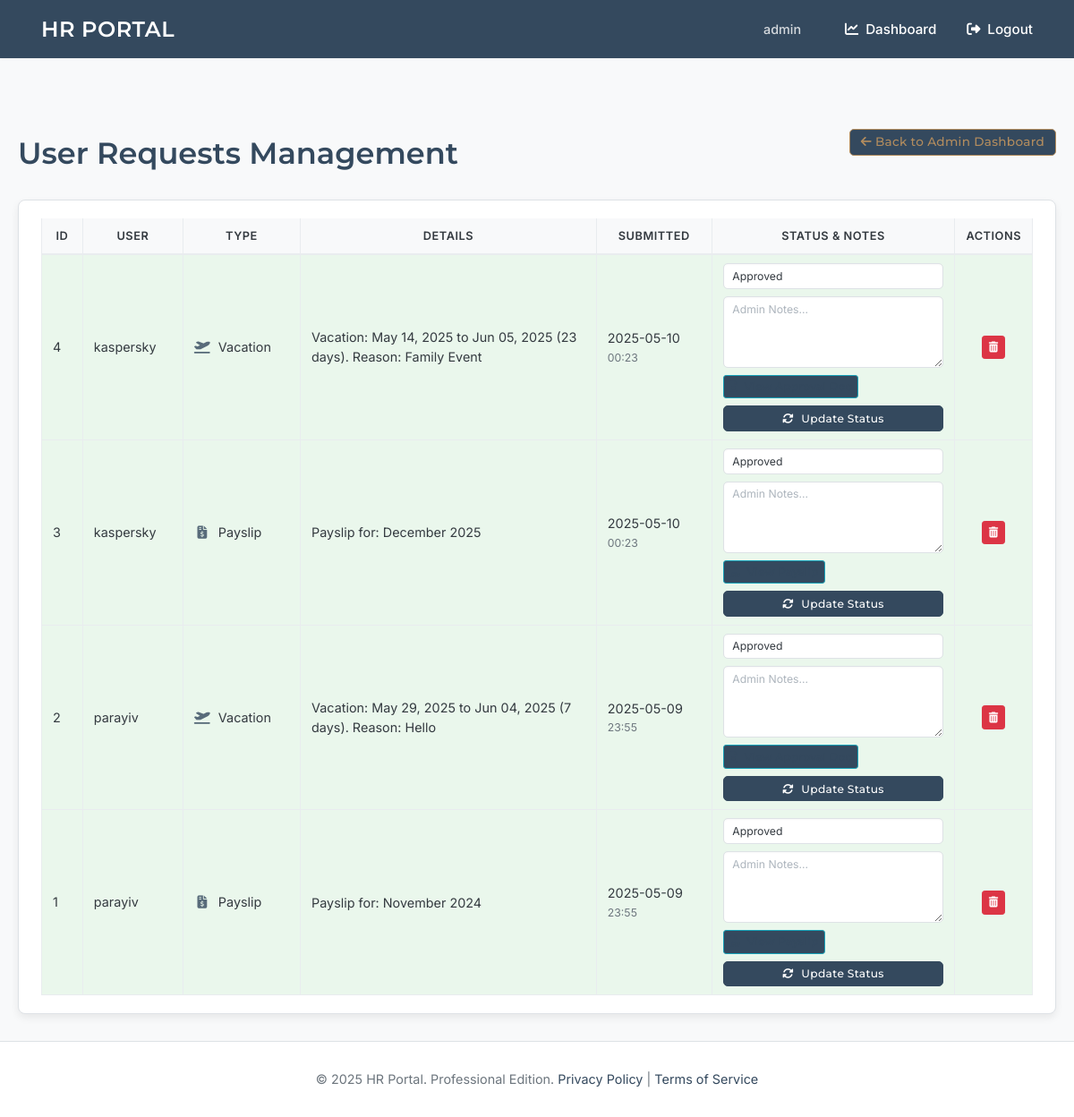
The app's page /admin/requests (signed in), older data.
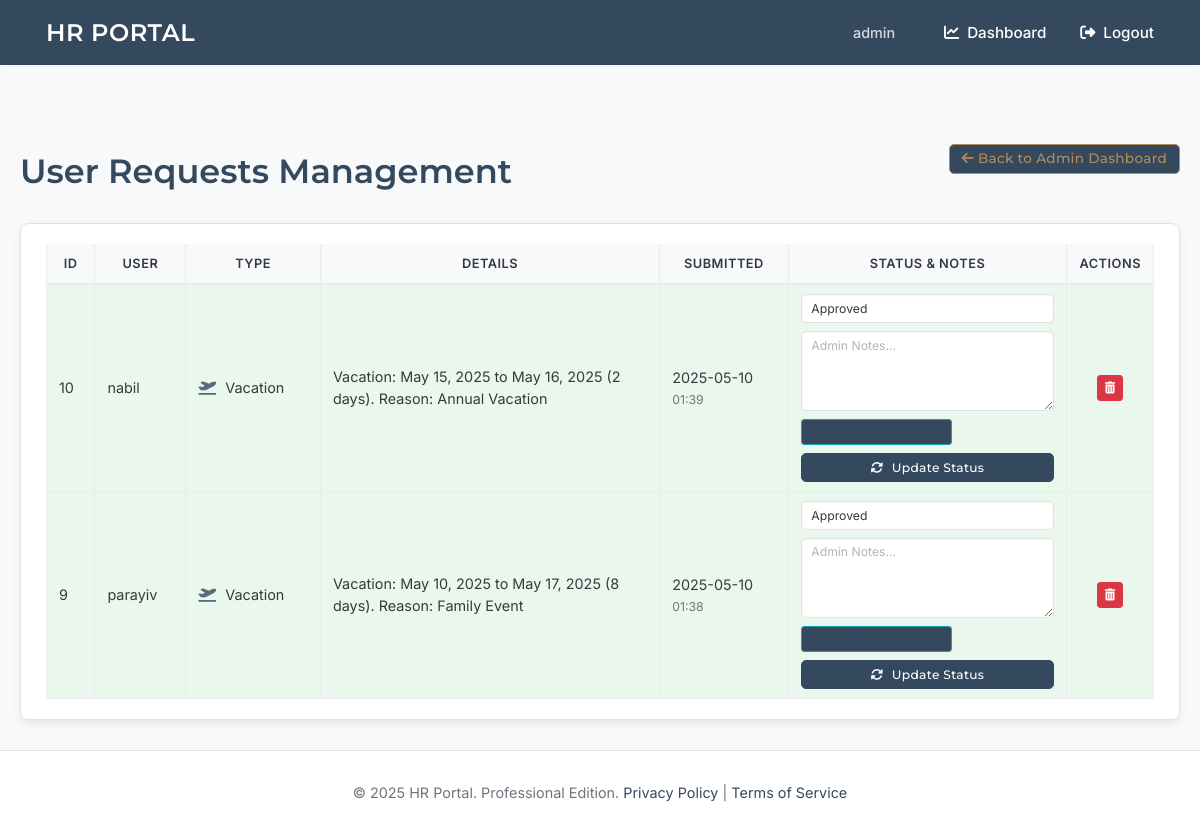
The same page, newer data.
### tables this page shows
CREATE TABLE users (
    id INTEGER PRIMARY KEY AUTOINCREMENT,
    username TEXT UNIQUE NOT NULL,
    password_hash TEXT NOT NULL,
    is_admin BOOLEAN NOT NULL DEFAULT 0,
    full_name TEXT,             -- NEW
    gender TEXT,                -- NEW (e.g., 'male', 'female', 'other', 'prefer_not_to_say')
    department TEXT             -- NEW
);

CREATE TABLE requests (
    id INTEGER PRIMARY KEY AUTOINCREMENT,
    user_id INTEGER NOT NULL,
    request_type TEXT NOT NULL, -- 'payslip', 'vacation'
    details TEXT, -- e.g., month for payslip, dates for vacation
    status TEXT NOT NULL DEFAULT 'pending', -- pending, approved, rejected
    submitted_at DATETIME DEFAULT CURRENT_TIMESTAMP,
    admin_notes TEXT,
    payslip_filename TEXT,
    vacation_approval_filename TEXT, -- NEW: To store the filename of the vacation approval
    FOREIGN KEY (user_id) REFERENCES users (id)
);

### app.py (the view)
@app.route('/admin/requests') # THIS IS THE CORRECT ROUTE DEFINITION
@login_required
@admin_required
def admin_view_requests():      # THIS IS THE CORRECT FUNCTION NAME
    db = get_db()
    requests_raw = db.execute("SELECT r.id, r.request_type, r.details, r.status, r.submitted_at, r.admin_notes, r.payslip_filename, r.vacation_approval_filename, u.username as user_username FROM requests r JOIN users u ON r.user_id = u.id ORDER BY r.status = 'pending' DESC, r.submitted_at DESC").fetchall()
    requests_processed = []
    for row in requests_raw:
        item = dict(row); ts_val = item.get('submitted_at')
        if isinstance(ts_val, datetime): item['submitted_at'] = ts_val
        elif isinstance(ts_val, (str,bytes)): item['submitted_at'] = convert_datetime_iso(ts_val if isinstance(ts_val, bytes) else ts_val.encode())
        else: item['submitted_at'] = None
        requests_processed.append(item)
    return render_template('admin_view_requests.html', requests=requests_processed)

### app.py (called while the page is built)
def get_db():
    if 'db' not in g:
        try:
            os.makedirs(app.instance_path, exist_ok=True)
            os.makedirs(app.config['UPLOAD_FOLDER'], exist_ok=True)
            os.makedirs(app.config['PAYSLIP_UPLOAD_FOLDER'], exist_ok=True)
            os.makedirs(app.config['VACATION_APPROVAL_UPLOAD_FOLDER'], exist_ok=True)
        except OSError as e:
            app.logger.error(f"Error creating instance/upload paths: {e}")
        g.db = sqlite3.connect(app.config['DATABASE'], detect_types=sqlite3.PARSE_DECLTYPES)
        g.db.row_factory = sqlite3.Row
    return g.db

def convert_datetime_iso(val): # Expects bytes
    if not val: return None
    val_str = val.decode()
    try: return datetime.fromisoformat(val_str.replace("Z", "+00:00"))
    except (ValueError, AttributeError):
        try: return datetime.strptime(val_str, "%Y-%m-%d %H:%M:%S.%f")
        except (ValueError, AttributeError):
            try: return datetime.strptime(val_str, "%Y-%m-%d %H:%M:%S")
            except (ValueError, AttributeError): app.logger.warning(f"Could not parse datetime: {val_str}"); return None

def login_required(view):
    @wraps(view)
    def wrapped_view(**kwargs):
        if getattr(g, 'user', None) is None:
            flash('Please log in to access this page.', 'error'); return redirect(url_for('login', next=request.url))
        return view(**kwargs)
    return wrapped_view

def admin_required(view):
    @wraps(view)
    def wrapped_view(**kwargs):
        current_user = getattr(g, 'user', None)
        if not current_user or not current_user['is_admin']:
            flash('Admin access required for this page.', 'error'); return redirect(url_for('dashboard'))
        return view(**kwargs)
    return wrapped_view

@app.before_request
def load_logged_in_user():
    user_id = session.get('user_id'); g.user = None
    if user_id is not None:
        g.user = get_db().execute('SELECT id, username, is_admin, full_name, gender, department FROM users WHERE id = ?', (user_id,)).fetchone()

@app.context_processor
def inject_now(): return {'now': datetime.utcnow()}

@app.template_filter()
@pass_eval_context
def nl2br(eval_ctx, value):
    if not value: return ""
    br = Markup("<br>\n"); str_value = str(value) if not isinstance(value, str) else value
    processed_value = str_value
    if eval_ctx.autoescape: processed_value = escape(str_value)
    result = processed_value.replace('\n', br)
    return Markup(result)

### templates/admin_view_requests.html (shortened to what this page needs)
{% extends 'base.html' %}
{% block content %}
<div class="admin-requests-container">
    <header class="page-header-section">
        <h1 class="page-title">User Requests Management</h1>
        <a href="{{ url_for('dashboard') }}" class="btn btn-sm btn-outline-secondary back-link">
            <i class="fas fa-arrow-left"></i> Back to Admin Dashboard
        </a>
    </header>
    {% if requests %}
        <div class="table-responsive-wrapper professional-panel">
            <table class="professional-table admin-requests-table">
                <thead>
                    <tr>
                        <th>ID</th>
                        <th>User</th>
                        <th>Type</th>
                        <th class="details-col-header">Details</th>
                        <th>Submitted</th>
                        <th class="status-col-header">Status & Notes</th>
                        <th class="actions-col-header">Actions</th>
                    </tr>
                </thead>
                <tbody>
                {% for req in requests %}
                    <tr class="request-row-{{ req.status|lower }}" id="request-{{ req.id }}">
                        <td>{{ req.id }}</td>
                        <td>{{ req.user_username }}</td>
                        <td>
                            <i class="fas {% if req.request_type == 'payslip' %}fa-file-invoice-dollar{% elif req.request_type == 'vacation' %}fa-plane-departure{% else %}fa-clipboard-list{% endif %} fa-fw type-icon"></i>
                            {{ req.request_type|capitalize }}
                        </td>
                        <td class="details-cell">{{ req.details|nl2br }}</td>
                        <td class="date-cell">
                            {% if req.submitted_at %}
                                {{ req.submitted_at.strftime('%Y-%m-%d') }}
                                <span class="time-muted">{{ req.submitted_at.strftime('%H:%M') }}</span>
                            {% else %} N/A {% endif %}
                        </td>
                        <td class="status-actions-cell">
                            <form method="post" action="{{ url_for('admin_update_request_status', request_id=req.id) }}" class="update-status-form">
                                <div class="form-group-compact">
                                    <select name="status" id="status-{{req.id}}" class="form-control form-control-sm status-select">
                                        <option value="approved" {{ 'selected' if req.status == 'approved' }}>Approved</option>
                                    </select>
                                </div>
                                <div class="form-group-compact">
                                    <textarea name="admin_notes" id="admin_notes-{{req.id}}" placeholder="Admin Notes..." class="form-control form-control-sm notes-textarea" rows="2">{{ req.admin_notes or '' }}</textarea>
                                </div>
                                {% if req.request_type == 'payslip' and req.status == 'approved' and req.payslip_filename %}
                                <div class="current-payslip-link" style="margin-top: 8px;">
                                    <a href="{{ url_for('view_payslip', filename=req.payslip_filename) }}" target="_blank" class="btn btn-xs btn-outline-info" title="View generated payslip">
                                        <i class="fas fa-file-pdf"></i> View Payslip
                                    </a>
                                </div>
                                {% endif %}
                                {% if req.request_type == 'vacation' and req.status == 'approved' and req.vacation_approval_filename %}
                                <div class="current-vacation-approval-link" style="margin-top: 8px;">
                                    <a href="{{ url_for('view_vacation_approval', filename=req.vacation_approval_filename) }}" target="_blank" class="btn btn-xs btn-outline-info" title="View vacation approval">
                                        <i class="fas fa-file-alt"></i> View Approval Doc
                                    </a>
                                </div>
                                {% endif %}
                                <button type="submit" class="btn btn-sm btn-primary btn-block update-button" style="margin-top: 8px;">
                                    <i class="fas fa-sync-alt"></i> Update Status
                                </button>
                            </form>
                        </td>
                        <td class="actions-cell-table">
                            <form method="post" action="{{ url_for('admin_delete_request', request_id=req.id) }}" class="delete-request-form"
                                  onsubmit="return confirm('Are you sure you want to permanently delete this request (ID: {{ req.id }})? This action cannot be undone.');">
                                <button type="submit" class="btn btn-xs btn-danger" title="Delete Request">
                                    <i class="fas fa-trash-alt"></i>
                                </button>
                            </form>
                        </td>
                    </tr>
                {% endfor %}
                </tbody>
            </table>
        </div>
    {% endif %}
</div>
{% endblock %}

### templates/base.html (shortened to what this page needs)
<!doctype html>
<html lang="en">
<head>
    <link rel="stylesheet" href="https://cdnjs.cloudflare.com/ajax/libs/font-awesome/6.4.0/css/all.min.css">
    <link rel="stylesheet" href="https://cdn.jsdelivr.net/npm/flatpickr/dist/flatpickr.min.css">
    <link href='https://cdn.jsdelivr.net/npm/fullcalendar@5.11.3/main.min.css' rel='stylesheet' />
</head>
<body>
    <nav class="navbar">
        <a href="{{ url_for('index') }}" class="site-title">HR PORTAL</a>
        <div class="right">
            {% if g.user %}
                <span>{{ g.user.username }}</span>
                <a href="{{ url_for('dashboard') }}"><i class="fas fa-chart-line fa-fw"></i> Dashboard</a>
                <a href="{{ url_for('logout') }}"><i class="fas fa-sign-out-alt fa-fw"></i> Logout</a>
            {% else %}
                <a href="{{ url_for('login') }}"><i class="fas fa-sign-in-alt fa-fw"></i> Login</a>
                <a href="{{ url_for('register') }}"><i class="fas fa-user-plus fa-fw"></i> Register</a>
            {% endif %}
        </div>
    </nav>
    <main class="container">
        {% block content %}{% endblock %}
    </main>
    <footer>
        © {{ now.year if now else '2024' }} HR Portal. Professional Edition.
        <a href="#">Privacy Policy</a> | <a href="#">Terms of Service</a>
    </footer>
</body>
</html>

### templates/base.html (style rules this page uses)
:root { --primary-color: #34495e; --secondary-color: #b28c5e; --accent-color: #48a9a6; --background-color: #f8f9fa; --card-bg: #ffffff; --text-color-dark: #343a40; --text-color-headings: var(--primary-color); --text-color-light: #6c757d; --border-color: #dee2e6; --border-radius-md: 8px; --border-radius-sm: 5px; --shadow-sm: 0 1px 3px rgba(0, 0, 0, 0.05); --shadow-md: 0 4px 10px rgba(0, 0, 0, 0.07); --font-family-headings: 'Montserrat', sans-serif; --font-family-body: 'Inter', sans-serif; }
*, *::before, *::after { box-sizing: border-box; }
body { font-family: var(--font-family-body); font-weight: 400; margin: 0; background-color: var(--background-color); color: var(--text-color-dark); line-height: 1.65; display: flex; flex-direction: column; min-height: 100vh; }
.navbar { background-color: var(--primary-color); padding: 0 30px; box-shadow: var(--shadow-sm); display: flex; justify-content: space-between; align-items: center; height: 65px; position: sticky; top: 0; z-index: 1000; }
.navbar a, .navbar span { color: #ffffff; padding: 10px 16px; text-decoration: none; font-size: 0.95em; font-weight: 500; transition: background-color 0.2s; display: inline-flex; align-items: center; }
.navbar .site-title { font-family: var(--font-family-headings); font-weight: 600; font-size: 1.5em; letter-spacing: 0.5px; }
.navbar .right { display: flex; align-items: center; }
.navbar .right span { margin-right: 15px; font-size: 0.9em; opacity: 0.8; }
.navbar .right a i { margin-right: 6px; }
.container { width: 100%; margin: 30px auto; padding: 0 20px; flex-grow: 1; }
.page-title { font-family: var(--font-family-headings); font-weight: 600; font-size: 2.1em; color: var(--text-color-headings); margin-bottom: 10px; }
.form-control { display: block; width: 100%; padding: 12px 15px; font-size: 1em; font-family: var(--font-family-body); font-weight: 400; line-height: 1.6; color: var(--text-color-dark); background-color: var(--card-bg); background-clip: padding-box; border: 1px solid #d8e0e7; appearance: none; border-radius: var(--border-radius-sm); box-shadow: inset 0 1px 2px rgba(0,0,0,0.03); transition: border-color .15s ease-in-out, box-shadow .15s ease-in-out; }
.form-control::placeholder { color: #adb5bd; opacity: 1; }
textarea.form-control { min-height: 80px; resize: vertical; }
select.form-control { padding-right: 30px; }
.btn { display: inline-block; background-color: var(--primary-color); color: white; padding: 10px 22px; border: 1px solid var(--primary-color); border-radius: var(--border-radius-sm); text-decoration: none; font-size: 0.95em; font-weight: 500; font-family: var(--font-family-headings); letter-spacing: 0.3px; cursor: pointer; text-align: center; vertical-align: middle; transition: background-color 0.2s, border-color 0.2s, color 0.2s, transform 0.1s; }
footer { text-align: center; padding: 30px 20px; background-color: var(--card-bg); color: var(--text-color-light); margin-top: auto; font-size: 0.9em; border-top: 1px solid var(--border-color); }
footer a { color: var(--primary-color); text-decoration: none; }

Row changes from the older to the newer data that the page shows:
removed requests: id "4", user_username "kaspersky", request_type "Vacation", details "Vacation: May 14, 2025 to Jun 05, 2025 (23 days). Reason: Family Event", submitted_at "2025-05-10", submitted_at "00:23", status "Approved", admin_notes "Admin Notes..."
removed requests: id "3", user_username "kaspersky", request_type "Payslip", details "Payslip for: December 2025", submitted_at "2025-05-10", submitted_at "00:23", status "Approved", admin_notes "Admin Notes..."
removed requests: id "2", user_username "parayiv", request_type "Vacation", details "Vacation: May 29, 2025 to Jun 04, 2025 (7 days). Reason: Hello", submitted_at "2025-05-09", submitted_at "23:55", status "Approved", admin_notes "Admin Notes..."
removed requests: id "1", user_username "parayiv", request_type "Payslip", details "Payslip for: November 2024", submitted_at "2025-05-09", submitted_at "23:55", status "Approved", admin_notes "Admin Notes..."
added requests: id "10", user_username "nabil", request_type "Vacation", details "Vacation: May 15, 2025 to May 16, 2025 (2 days). Reason: Annual Vacation", submitted_at "2025-05-10", submitted_at "01:39", status "Approved", admin_notes "Admin Notes..."
added requests: id "9", user_username "parayiv", request_type "Vacation", details "Vacation: May 10, 2025 to May 17, 2025 (8 days). Reason: Family Event", submitted_at "2025-05-10", submitted_at "01:38", status "Approved", admin_notes "Admin Notes..."
